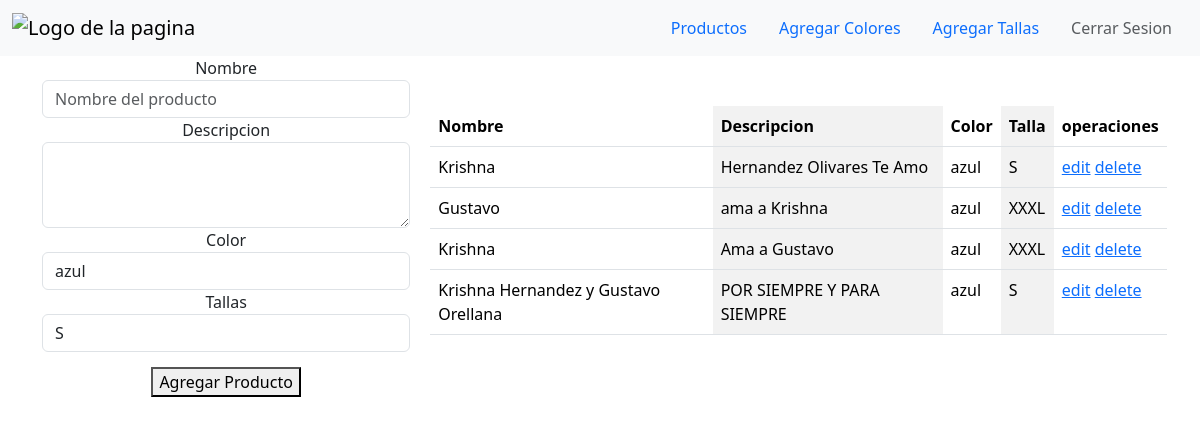
Page /home on the earlier database version.
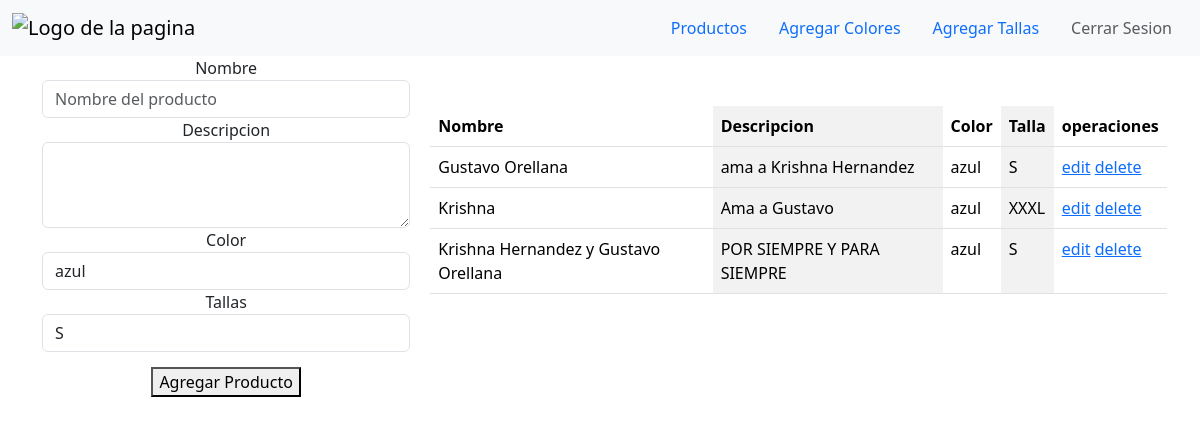
Same page on the later database version.
### tables this page shows
CREATE TABLE productos (
            id INTEGER PRIMARY KEY autoincrement,
               nombre TEXT NOT NUll,
               descripcion TEXT,
               id_color INTEGER,
               id_talla INTEGER,
               foreign key (id_color) references colores(id),
               foreign key (id_talla) references tallas(id)
               
);

CREATE TABLE colores (
               id INTEGER PRIMARY KEY autoincrement,
               nombre TEXT NOT NULL

);

CREATE TABLE tallas(
               id INTEGER PRIMARY KEY autoincrement,
               nombre TEXT NOT NULL
);

### appFlask.py (the view)
@app.route('/home')
def hello_world():
    conexion = sqlite3.connect('test.db')
    cursor = conexion.cursor()
    cursor.execute('SELECT p.id, p.nombre, p.descripcion, c.nombre, t.nombre FROM productos p JOIN colores c ON p.id_color = c.id JOIN tallas t ON p.id_talla = t.id')
    productos = cursor.fetchall()
    print(productos)
    return render_template('home.html', products = productos)

### templates/home.html (shortened to what this page needs)
{% extends 'layout.html' %}
{% block body %}
<nav class="navbar bg-body-tertiary">
  <div class="container-fluid">
      <a class="navbar-brand" href="#">
          <img src="https://assets.turbologo.com/blog/en/2021/11/14061115/Naruto_logo.png" alt="Logo de la pagina" height="70" class="d-line-block align-top">
      </a>
      <ul class="nav justify-content-end">
          <li class="nav-item">
            <a class="nav-link active" aria-current="page" href="#">Productos</a>
          </li>
          <li class="nav-item">
            <a class="nav-link" href="#">Agregar Colores</a>
          </li>
          <li class="nav-item">
            <a class="nav-link" href="#">Agregar Tallas</a>
          </li>
          <li class="nav-item">
            <a class="nav-link disabled" aria-disabled="true">Cerrar Sesion</a>
          </li>
        </ul>
  </div>
</nav>
  <div class="container " style="display: flex ;gap: 20px;">
   <div class="form-container " style="flex: 0 0 33%;" >
    <form action="add_product" method="POST">
      <div class="form-group">
        <label for="nombreForm" style="align-items: center;display: flex;justify-content: center;">Nombre</label>
        <input type="text" class="form-control" id="nombreForm" name="nombre" placeholder="Nombre del producto">
      </div>
      <div class="form-group">
        <label for="descripcionForm" style="align-items: center;display: flex;justify-content: center;">Descripcion</label>
        <textarea class="form-control" name="descripcion" id="descripcionForm" rows="3"></textarea>
      </div>
      <div class="form-group">
        <label for="colorForm" style="align-items: center;display: flex;justify-content: center;">Color</label>
        <select class="form-control" name="color" id="colorForm">
          <option >azul</option>
        </select>
      </div>
      <div class="form-group">
        <label for="tallaForm" style="align-items: center;display: flex;justify-content: center;">Tallas</label>
        <select class="form-control" name="talla" id="tallaForm">
          <option >S</option>
        </select>
      </div>
      <div style="text-align: center;margin-top: 15px;"><button type="submit" style="text-align: center;">Agregar Producto</button></div>
    </form>
  </div>
  <div class="productos-container" style="flex: 0 0 66%;margin-top: 50px; ">
    <table class="table table-striped-columns">
    <thead>
      <tr>
        <th>Nombre</th>
        <th>Descripcion</th>
        <th>Color</th>
        <th>Talla</th>
        <th>operaciones</th>
      </tr>
    </thead>
    <tbody>
      {% for producto in products %}
        <tr>
          <td>{{ producto.1 }}</td>
          <td>{{ producto.2 }}</td>
          <td>{{ producto.3}}</td>
          <td>{{ producto.4}}</td>
          <td>
              <a href="/edit/{{producto.0}}">edit</a>
              <a href="/delete/{{producto.0}}" >delete</a>
          </td>
        </tr>
      {% endfor %}
    </tbody>
  </table>
  </div>
</div>
{% endblock %}

### templates/layout.html (shortened to what this page needs)
<!DOCTYPE html>
<html lang="en">
<head>
    <link rel="stylesheet" href="https://use.fontawesome.com/releases/v5.12.1/css/all.css">
    <link href="https://cdn.jsdelivr.net/npm/bootstrap@5.3.3/dist/css/bootstrap.min.css" rel="stylesheet">
</head>
<body>
    {% block body %}
    {% endblock %}
</body>
</html>

Differences in the rows shown:
removed productos: nombre "Krishna", descripcion "Hernandez Olivares Te Amo", nombre "azul", nombre "S"
changed productos: nombre "Gustavo" → "Gustavo Orellana"; descripcion "ama a Krishna" → "ama a Krishna Hernandez"; nombre "XXXL" → "S"
